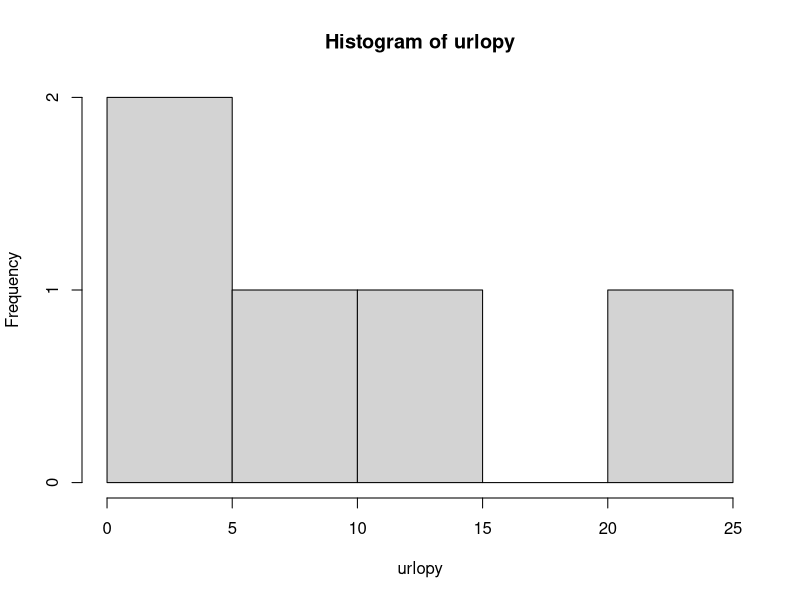
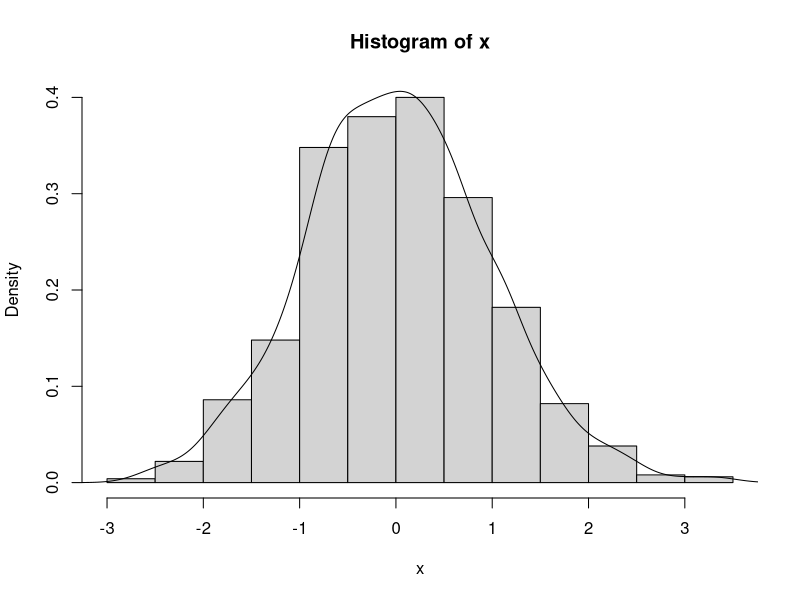
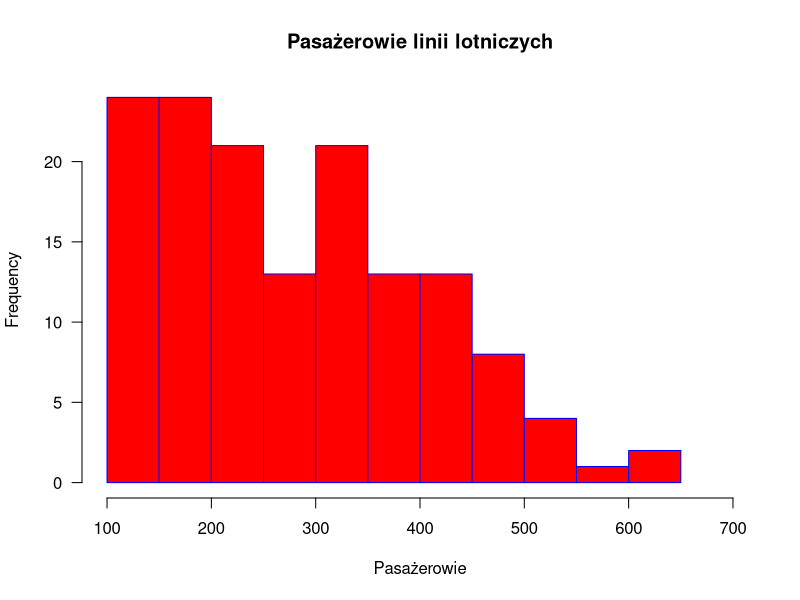
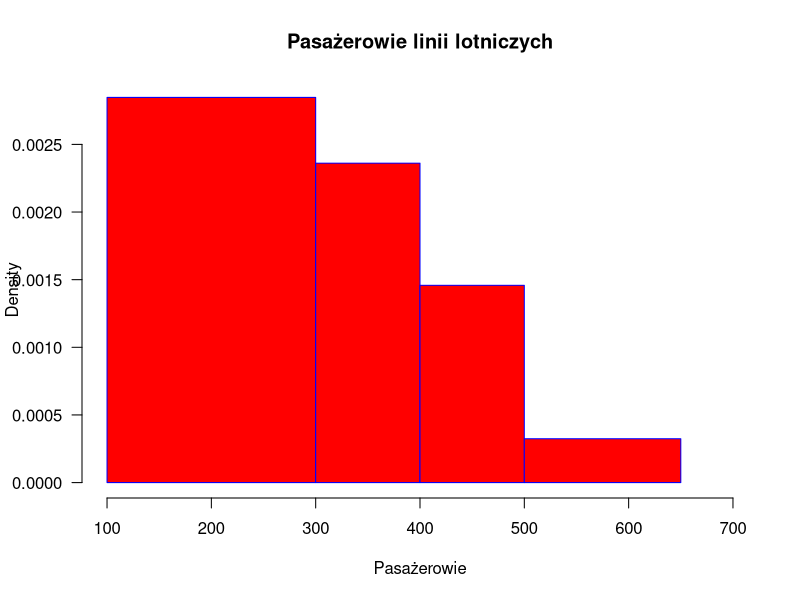
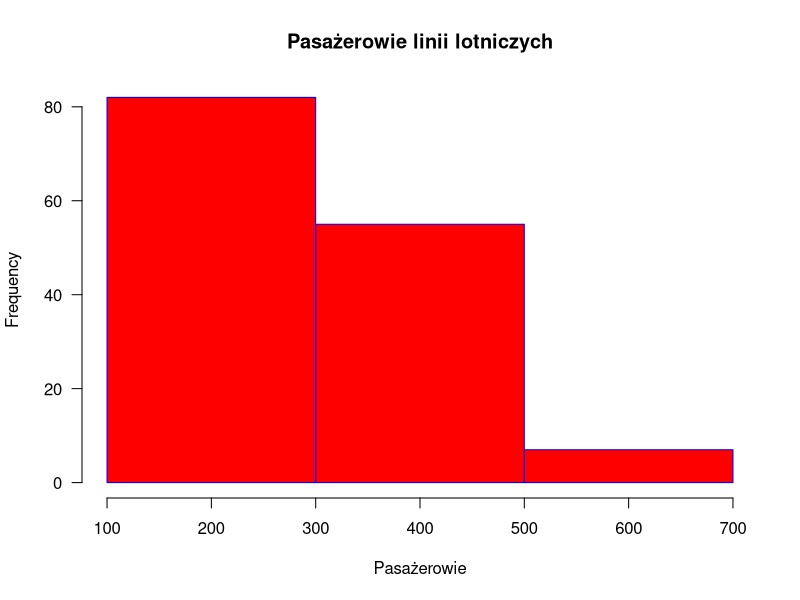

The R source for these figures, in order:
## ---- chunk 1
urlopy<- c(23,3,4,15,8)
hist(urlopy)
## ---- chunk 2
x<-rnorm(1000)
hist(x, prob = TRUE)
lines(density(x), xlab="", ylab="", main="")
## ---- chunk 3
hist(AirPassengers, main="Pasażerowie linii lotniczych", xlab="Pasażerowie", 
     border="blue", col="red", xlim=c(100,700), las=1, 
     breaks=9)
## ---- chunk 4
hist(AirPassengers, main="Pasażerowie linii lotniczych", xlab="Pasażerowie", 
     border="blue", col="red", xlim=c(100,700), las=1, 
     breaks=c(100,300,400,500,650))
## ---- chunk 5
hist(AirPassengers, main="Pasażerowie linii lotniczych", xlab="Pasażerowie", 
     border="blue", col="red", xlim=c(100,700), las=1, 
     breaks=c(100,300,500,700))
